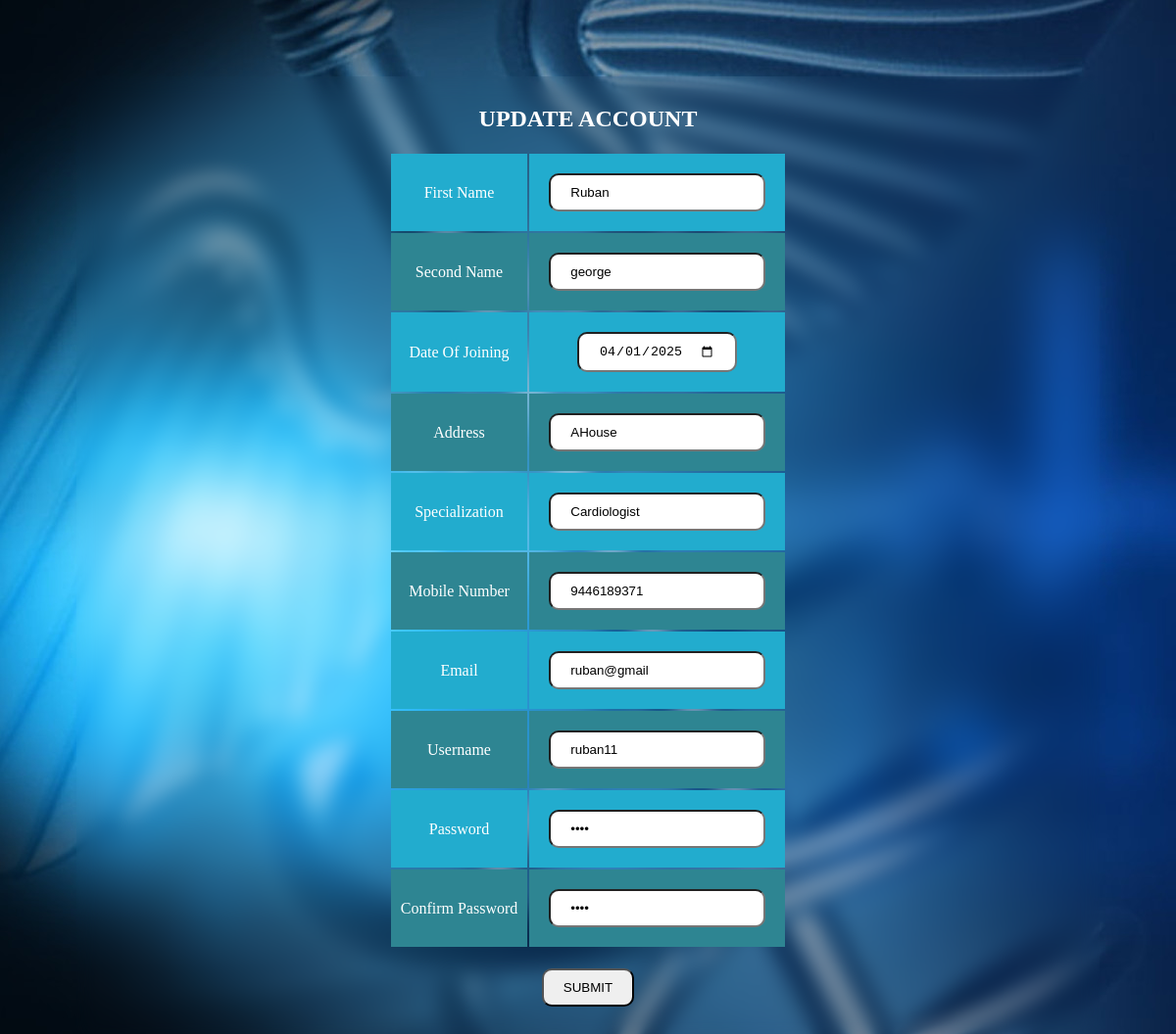
/doctor_update.php (signed in), run on an earlier commit of the app's database.
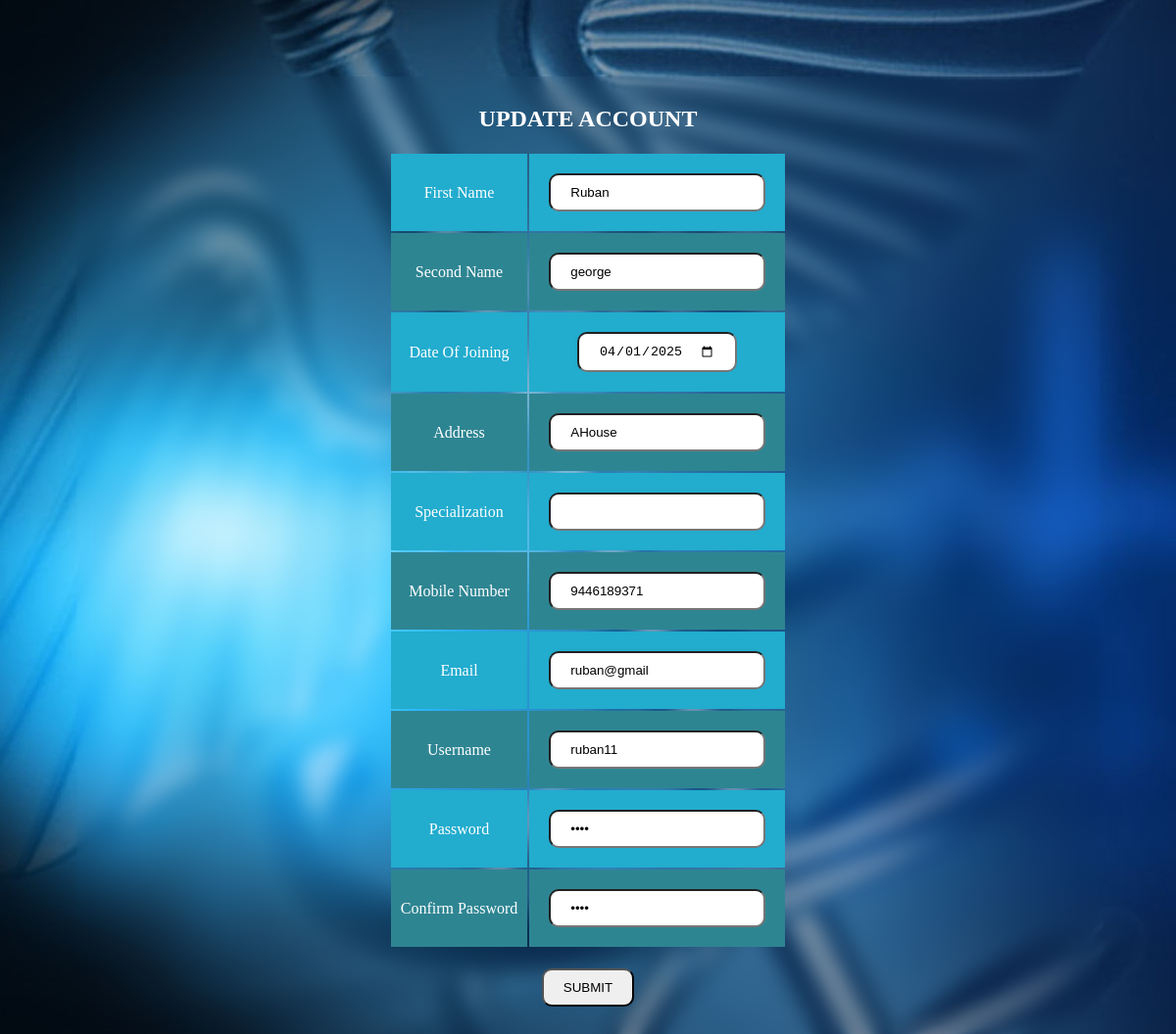
And on a later commit of the database.
### tables this page shows
CREATE TABLE `doctor_details` (
  `docid` int(5) NOT NULL,
  `docfname` varchar(20) NOT NULL,
  `docsname` varchar(20) NOT NULL,
  `docemail` varchar(30) NOT NULL,
  `gender` varchar(10) NOT NULL,
  `docmob` bigint(10) NOT NULL,
  `docaddress` varchar(20) NOT NULL,
  `docdoj` date NOT NULL,
  `username` varchar(20) NOT NULL,
  `password` varchar(20) NOT NULL,
  `special` varchar(20) NOT NULL
);

### doctor_update.php (the view, shortened to what this page needs)
<html>
<head><title>Hospital Booking</title>
<link rel='stylesheet' type='text/css' href='style.css'>
</head>
<body>
   <div class="subbody">
   <div class="head">UPDATE ACCOUNT</div>
<?php
echo "<link rel='stylesheet' type='text/css' href='style.css'>";
$id=$_SESSION['my_value'];
$con=new mysqli("localhost","root","","hospital_booking");
$sql="select * from doctor_details where docid=" . $id ;
$result=$con -> query($sql);
while($row=$result -> fetch_assoc()){
    $fname=$row['docfname'];
    $sname=$row['docsname'];
    $doj=$row['docdoj'];
    $special=$row['special'];
    $mob=$row['docmob'];
    $email=$row['docemail'];
    $address=$row["docaddress"];
    $username=$row['username'];
    $password=$row["password"];
}
?>
<form method="post">
  <table>
<tr><td>First Name</td><td><input type="text" name="fname" value="<?php echo $fname; ?>" required></td></tr>
<tr><td>Second Name</td><td><input type="text" name="sname" value="<?php echo $sname; ?>" required></td></tr>
<tr><td>Date Of Joining </td><td><input type="date" name="doj" value="<?php echo $doj; ?>" required></td></tr>
<tr><td>Address </td><td><input type="text" name="address" value="<?php echo $address; ?>" required></td></tr>
<tr><td>Specialization </td><td><input type="text" name="special" value="<?php echo $special; ?>" required></td></tr>
<tr><td>Mobile Number</td><td><input type="text" name="mob" value="<?php echo $mob; ?>" required></td></tr>
<tr><td>Email </td><td><input type="text" name="email" value="<?php echo $email; ?>" required></td></tr>
<tr><td>Username </td><td><input type="text" name="username" value="<?php echo $username; ?>" required></td></tr>
<tr><td>Password </td><td><input type="password" name="password" value="<?php echo $password; ?>" required></td></tr>
<tr><td>Confirm Password </td><td><input type="password" name="con_password" value="<?php echo $password; ?>" required></td></tr>
</table><input type="submit" value="SUBMIT">
</form>
</div>
</body>
</html>

What changed in the data, as far as the page shows it:
changed doctor_details "Ruban": special "Cardiologist" → (not shown)
